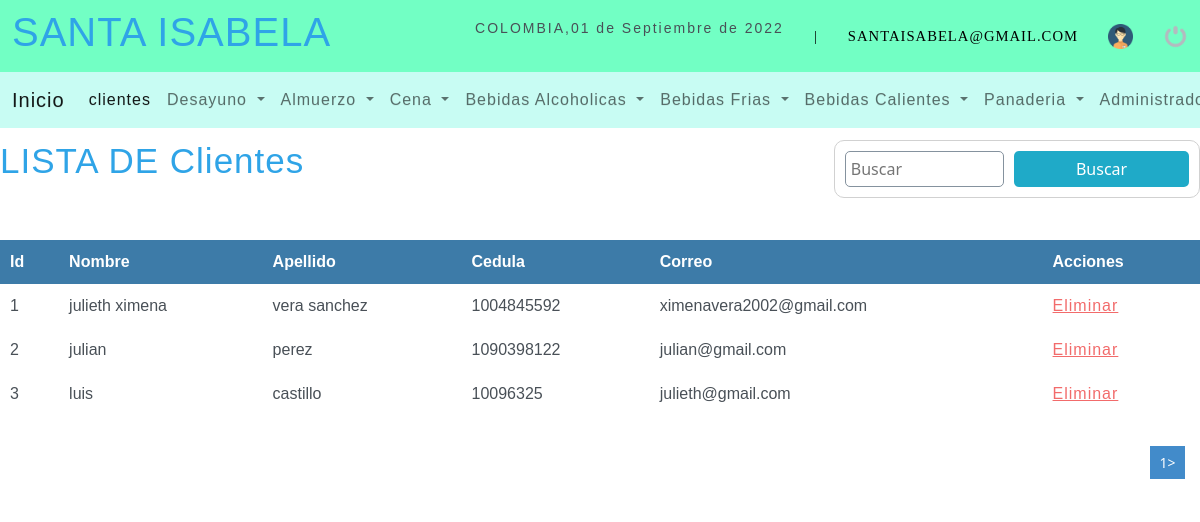
Screenshot of /sistema/Listar_Clientes.php (signed in) with the database file from the repository.
### tables this page shows
CREATE TABLE `clientes` (
  `id_cliente` int(10) NOT NULL,
  `nombre` varchar(50) NOT NULL,
  `apellido` varchar(50) NOT NULL,
  `cedula` int(11) NOT NULL,
  `correo` varchar(150) NOT NULL,
  `clave` varchar(300) NOT NULL,
  `estatus` int(11) NOT NULL DEFAULT '1'
);

### sistema/Listar_Clientes.php (the view, shortened to what this page needs)
<?php
include '../conexion.php';
?>
<!DOCTYPE html>
<html lang="es">
<head>
	<?php include "includes/scripts.php";?>
     <link rel="stylesheet" type="text/css" href="css/listar_administrador.css">
</head>
<body>
<?php include "includes/header.php";?>
	<section id="container">
    <h1>LISTA DE Clientes</h1>
    <form action="Buscar_Clientes.php" method="get" class="form-search">
        <input type="text" name="busqueda" id="busqueda" placeholder="Buscar" >
        <input type="submit" value="Buscar" class="btn_search">
    </form>
    <table>
        <tr>
            <th>Id</th>
            <th>Nombre</th>
            <th>Apellido</th>
            <th>Cedula</th>
            <th>Correo</th>
            <th>Acciones</th>
         </tr>
         <?php
         $sql_register=mysqli_query($conexion,"SELECT COUNT(*) as total_registro FROM clientes WHERE estatus=1");
         $result_register=mysqli_fetch_array($sql_register);
         $total_registro=$result_register['total_registro'];
         $por_pagina=5;
         if(empty($_GET['pagina']))
         {
             $pagina=1;
         }else{
             $pagina=$_GET['pagina'];
         }
         $desde=($pagina-1)*$por_pagina;
         $total_paginas=ceil($total_registro/$por_pagina);
         $query=mysqli_query($conexion,"SELECT id_cliente,nombre,apellido,cedula,correo,clave FROM clientes  WHERE estatus=1 ORDER BY id_cliente ASC LIMIT $desde,$por_pagina");
         $result=mysqli_num_rows($query);
         if($result >0){
             while($data=mysqli_fetch_array($query)){
           ?>
         <tr>
             <td><?php echo $data["id_cliente"];?></td>
             <td><?php echo $data["nombre"];?></td>
             <td><?php echo $data["apellido"];?></td>
             <td><?php echo $data["cedula"];?></td>
             <td><?php echo $data["correo"];?></td>
             <td>
                 <a class="link_delete" href="Eliminar_Clientes.php?id=<?php echo $data["id_cliente"];?>">Eliminar</a>
             </td>
         </tr>
 <?php
        }
    }
    ?>
    </table>
    <div class="paginador">
        <ul>
        <?php
        for($i=1; $i <=$total_paginas; $i++){
            if($i==$pagina)
            {
                echo '<li class="pageSelected">'.$i.'></li>';
            }else{
                echo '<li><a href="?pagina='.$i.'">'.$i.'</a></li>';
            }
        }
        ?>
        </ul>
    </div>
	</section>
</body>
</html>

### sistema/css/header.css (style rules this page uses)
* { margin: 0; padding: 0; box-sizing: border-box; }
body { background: #ededed; }
h1, h2, h3, h4, h5, h6 { font-family: 'arial'; font-weight: bold; letter-spacing: 1px; }
h1 { font-size: 26px; }
a { text-decoration: none; font-family: arial; letter-spacing: 1px; }

### sistema/css/registrar.css (style rules this page uses)
* { margin:0px; padding: 0px; box-sizing:border-box; }
form { background:#fff ; margin:auto ; padding: 20px 50px; border: 1px solid #d1d1d1; }
input,select { display: block; width: 100%; font-size: 11pt; padding: 5px; border: 1px solid #85929e; border-radius: 5px; }

### sistema/css/listar_administrador.css (style rules this page uses)
* { margin: 0; padding: 0; box-sizing: border-box; }
#container h1 { margin-top: 140px; font-size:35px ; display: inline-block; }
table { margin-top: 50px; border-collapse: collapse; font-size: 12pt; font-family: 'arial'; width: 100%; }
table th { text-align: left; padding: 10px; background: #3d7ba8; color:#fff; }
table tr:nth-child(odd) { background: #fff; }
table td { padding: 10px; }
.link_delete { color: #f26b6b; }
.paginador ul { padding: 15px; list-style: none; background: #fff; margin-top: 15px; display: -webkit-flex; display: -moz-flex; display: -ms-flex; display: -o-flex; display: flex; justify-content: flex-end; }
.paginador a,.pageSelected { color: #428bca; border: 1px solid #ddd; padding: 5px; display: inline-block; font-size: 14px; text-align: center; width: 35px; }
.pageSelected { color: #fff; background: #428bca; border: 1px solid #428bca; }
.form-search { margin-top: 140px; display: -webkit-flex; display: -moz-flex; display: -ms-flex; display: -o-flex; display: flex; float: right; background: initial; padding: 10px; border-radius: 10px; }
.form-search .btn_search { background: #1faac8; color: #fff; padding: 0 20px; border: 0; cursor: pointer; margin-left: 10px; }

### sistema/css/eliminar_administrador.css (style rules this page uses)
* { margin:0px; padding: 0px; box-sizing:border-box; }

### rows the page displays
clientes: id_cliente "1", nombre "julieth ximena", apellido "vera sanchez", cedula "1004845592", correo "ximenavera2002@gmail.com"
clientes: id_cliente "2", nombre "julian", apellido "perez", cedula "1090398122", correo "julian@gmail.com"
clientes: id_cliente "3", nombre "luis", apellido "castillo", cedula "10096325", correo "julieth@gmail.com"

### other values shown
fechac() "01 de Septiembre de 2022"
$_SESSION['correo'] "SANTAISABELA@GMAIL.COM"
